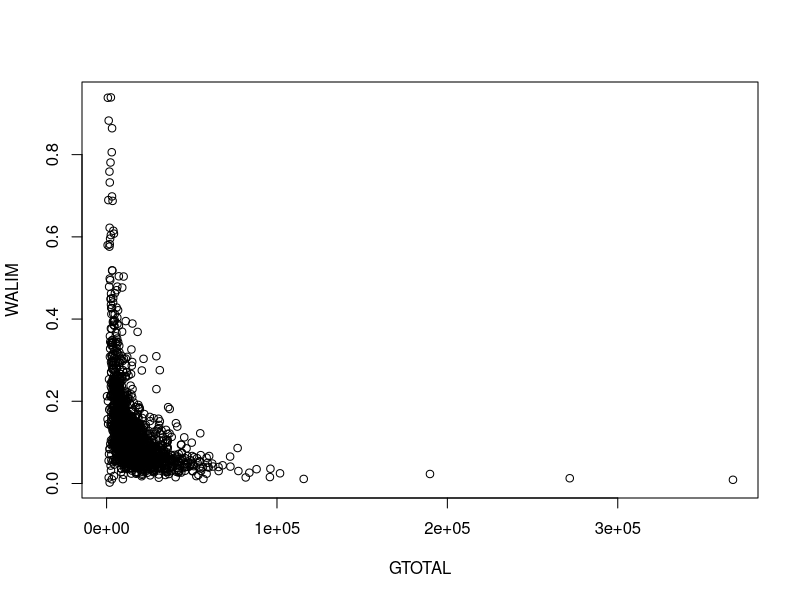

Write R code to recreate this figure.
## ---- chunk 1
knitr::opts_chunk$set(echo = TRUE)
## ---- chunk 2
library(readr)
ENGEL_ALIM_2 <- read_csv("ENGEL_ALIM_2.csv")
attach(ENGEL_ALIM_2)
WALIM <- GALIM/GTOTAL
plot(GTOTAL, WALIM)
## ---- chunk 3
library(car)
#
# Curva de Engel lineal 
#
S(lm_lin <- lm(WALIM ~ GTOTAL))
#
# Curva de Engel inversa 
#
S(lm_inv <- lm(WALIM ~ I(1/GTOTAL)))
#
# Curva de Engel semi-logarítmica
#
S(lm_semilog <- lm(WALIM ~ log(GTOTAL)))
#
# Curva de Engel Box-Tidwell 
#
t_BT <- boxTidwell(WALIM ~ GTOTAL)
print(t_BT)
S(lm_BT <- lm(WALIM ~ basicPower(GTOTAL, -0.307)))
